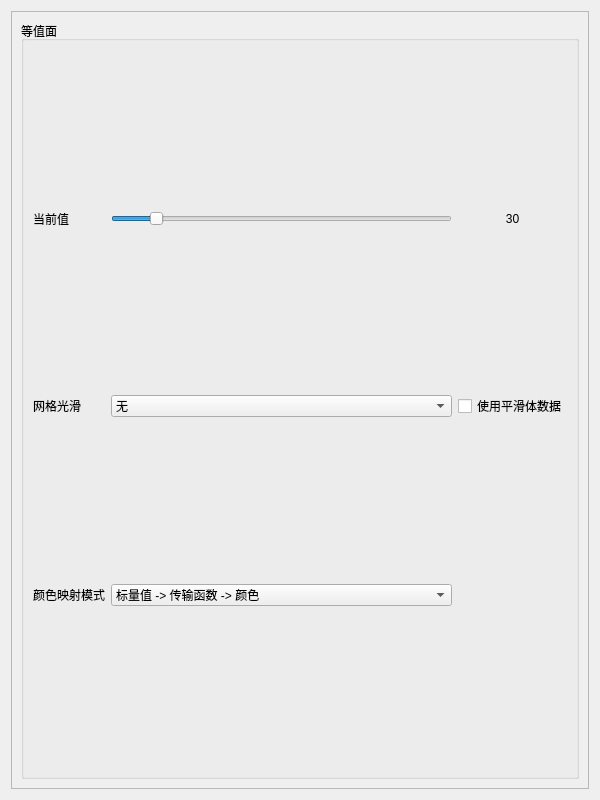
<?xml version="1.0" encoding="UTF-8"?>
<ui version="4.0">
 <class>IsoplethRenderer</class>
 <widget class="QWidget" name="IsoplethRenderer">
  <property name="geometry">
   <rect>
    <x>0</x>
    <y>0</y>
    <width>600</width>
    <height>800</height>
   </rect>
  </property>
  <property name="windowTitle">
   <string>等值线绘制</string>
  </property>
  <layout class="QVBoxLayout" name="verticalLayout">
   <item>
    <widget class="QScrollArea" name="scrollArea">
     <property name="horizontalScrollBarPolicy">
      <enum>Qt::ScrollBarAlwaysOff</enum>
     </property>
     <property name="widgetResizable">
      <bool>true</bool>
     </property>
     <widget class="QWidget" name="scrollAreaWidgetContents_main">
      <property name="geometry">
       <rect>
        <x>0</x>
        <y>0</y>
        <width>586</width>
        <height>786</height>
       </rect>
      </property>
      <layout class="QVBoxLayout" name="verticalLayout_2">
       <item>
        <widget class="QGroupBox" name="groupBox">
         <property name="title">
          <string>等值面</string>
         </property>
         <layout class="QGridLayout" name="gridLayout">
          <item row="2" column="2">
           <widget class="QLabel" name="label_isoval">
            <property name="text">
             <string>30</string>
            </property>
            <property name="alignment">
             <set>Qt::AlignCenter</set>
            </property>
           </widget>
          </item>
          <item row="2" column="0">
           <widget class="QLabel" name="label">
            <property name="text">
             <string>当前值</string>
            </property>
           </widget>
          </item>
          <item row="3" column="0">
           <widget class="QLabel" name="label_3">
            <property name="text">
             <string>网格光滑</string>
            </property>
           </widget>
          </item>
          <item row="2" column="1">
           <widget class="QSlider" name="horizontalSlider_isoval">
            <property name="maximum">
             <number>255</number>
            </property>
            <property name="value">
             <number>30</number>
            </property>
            <property name="tracking">
             <bool>false</bool>
            </property>
            <property name="orientation">
             <enum>Qt::Horizontal</enum>
            </property>
           </widget>
          </item>
          <item row="3" column="2">
           <widget class="QCheckBox" name="checkBox_useVolSmoothed">
            <property name="text">
             <string>使用平滑体数据</string>
            </property>
           </widget>
          </item>
          <item row="3" column="1">
           <widget class="QComboBox" name="comboBox_meshSmoothType">
            <item>
             <property name="text">
              <string>无</string>
             </property>
            </item>
            <item>
             <property name="text">
              <string>圆弧样条曲线</string>
             </property>
            </item>
            <item>
             <property name="text">
              <string>2次Bezier曲线</string>
             </property>
            </item>
           </widget>
          </item>
          <item row="4" column="0">
           <widget class="QLabel" name="label_5">
            <property name="text">
             <string>颜色映射模式</string>
            </property>
           </widget>
          </item>
          <item row="4" column="1">
           <widget class="QComboBox" name="comboBox_colorMappingMode_int_VIS4EarthReflectable">
            <item>
             <property name="text">
              <string>标量值 -&gt; 传输函数 -&gt; 颜色</string>
             </property>
            </item>
            <item>
             <property name="text">
              <string>体数据编号 -&gt; 颜色</string>
             </property>
            </item>
           </widget>
          </item>
         </layout>
        </widget>
       </item>
      </layout>
     </widget>
    </widget>
   </item>
  </layout>
 </widget>
 <resources/>
 <connections/>
</ui>
